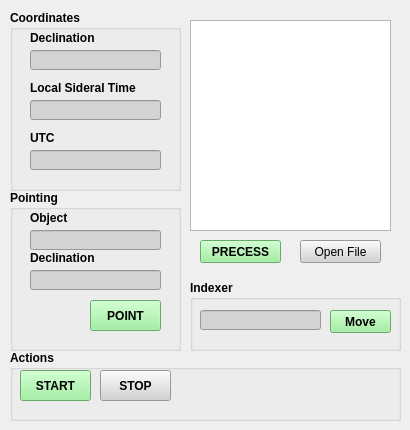
    <widget class="QWidget" name="tab_2">
     <attribute name="title">
      <string>DEC</string>
     </attribute>
     <widget class="QGroupBox" name="groupBox_6">
      <property name="geometry">
       <rect>
        <x>10</x>
        <y>190</y>
        <width>171</width>
        <height>161</height>
       </rect>
      </property>
      <property name="font">
       <font>
        <weight>75</weight>
        <bold>true</bold>
       </font>
      </property>
      <property name="title">
       <string>Pointing</string>
      </property>
      <widget class="QLineEdit" name="txtPointDEC">
       <property name="geometry">
        <rect>
         <x>20</x>
         <y>80</y>
         <width>131</width>
         <height>20</height>
        </rect>
       </property>
       <property name="font">
        <font>
         <family>Calibri Light</family>
         <pointsize>9</pointsize>
         <weight>75</weight>
         <bold>true</bold>
        </font>
       </property>
       <property name="styleSheet">
        <string notr="true">background-color: lightgrey</string>
       </property>
       <property name="alignment">
        <set>Qt::AlignCenter</set>
       </property>
      </widget>
      <widget class="QLabel" name="label_9">
       <property name="geometry">
        <rect>
         <x>20</x>
         <y>60</y>
         <width>121</width>
         <height>16</height>
        </rect>
       </property>
       <property name="text">
        <string>Declination</string>
       </property>
      </widget>
      <widget class="QLabel" name="label_11">
       <property name="geometry">
        <rect>
         <x>20</x>
         <y>20</y>
         <width>121</width>
         <height>16</height>
        </rect>
       </property>
       <property name="text">
        <string>Object</string>
       </property>
      </widget>
      <widget class="QLineEdit" name="txtPointOBJ_2">
       <property name="geometry">
        <rect>
         <x>20</x>
         <y>40</y>
         <width>131</width>
         <height>20</height>
        </rect>
       </property>
       <property name="font">
        <font>
         <family>Calibri Light</family>
         <pointsize>9</pointsize>
         <weight>75</weight>
         <bold>true</bold>
        </font>
       </property>
       <property name="styleSheet">
        <string notr="true">background-color: lightgrey</string>
       </property>
       <property name="alignment">
        <set>Qt::AlignCenter</set>
       </property>
      </widget>
      <widget class="QPushButton" name="btnPoint_2">
       <property name="geometry">
        <rect>
         <x>80</x>
         <y>110</y>
         <width>71</width>
         <height>31</height>
        </rect>
       </property>
       <property name="font">
        <font>
         <weight>75</weight>
         <bold>true</bold>
        </font>
       </property>
       <property name="styleSheet">
        <string notr="true">background-color: lightgreen</string>
       </property>
       <property name="text">
        <string>POINT</string>
       </property>
       <property name="icon">
        <iconset>
         <normaloff>:/icons/target.png</normaloff>:/icons/target.png</iconset>
       </property>
       <property name="iconSize">
        <size>
         <width>18</width>
         <height>18</height>
        </size>
       </property>
      </widget>
     </widget>
     <widget class="QGroupBox" name="groupBox_7">
      <property name="geometry">
       <rect>
        <x>10</x>
        <y>10</y>
        <width>171</width>
        <height>181</height>
       </rect>
      </property>
      <property name="font">
       <font>
        <weight>75</weight>
        <bold>true</bold>
       </font>
      </property>
      <property name="title">
       <string>Coordinates</string>
      </property>
      <widget class="QLabel" name="label_3">
       <property name="geometry">
        <rect>
         <x>20</x>
         <y>20</y>
         <width>121</width>
         <height>16</height>
        </rect>
       </property>
       <property name="text">
        <string>Declination</string>
       </property>
      </widget>
      <widget class="QLineEdit" name="txtCoordDec">
       <property name="geometry">
        <rect>
         <x>20</x>
         <y>40</y>
         <width>131</width>
         <height>20</height>
        </rect>
       </property>
       <property name="font">
        <font>
         <family>Calibri Light</family>
         <pointsize>9</pointsize>
         <weight>75</weight>
         <bold>true</bold>
        </font>
       </property>
       <property name="styleSheet">
        <string notr="true">background-color: lightgrey</string>
       </property>
       <property name="alignment">
        <set>Qt::AlignCenter</set>
       </property>
      </widget>
      <widget class="QLineEdit" name="txtCoordLST_2">
       <property name="geometry">
        <rect>
         <x>20</x>
         <y>90</y>
         <width>131</width>
         <height>20</height>
        </rect>
       </property>
       <property name="font">
        <font>
         <family>Calibri Light</family>
         <pointsize>9</pointsize>
         <weight>75</weight>
         <bold>true</bold>
        </font>
       </property>
       <property name="styleSheet">
        <string notr="true">background-color: lightgrey</string>
       </property>
       <property name="alignment">
        <set>Qt::AlignCenter</set>
       </property>
      </widget>
      <widget class="QLabel" name="label_6">
       <property name="geometry">
        <rect>
         <x>20</x>
         <y>70</y>
         <width>111</width>
         <height>16</height>
        </rect>
       </property>
       <property name="text">
        <string>Local Sideral Time</string>
       </property>
      </widget>
      <widget class="QLineEdit" name="txtCoordUTC_2">
       <property name="geometry">
        <rect>
         <x>20</x>
         <y>140</y>
         <width>131</width>
         <height>20</height>
        </rect>
       </property>
       <property name="font">
        <font>
         <family>Calibri Light</family>
         <pointsize>9</pointsize>
         <weight>75</weight>
         <bold>true</bold>
        </font>
       </property>
       <property name="styleSheet">
        <string notr="true">background-color: lightgrey</string>
       </property>
       <property name="alignment">
        <set>Qt::AlignCenter</set>
       </property>
      </widget>
      <widget class="QLabel" name="label_7">
       <property name="geometry">
        <rect>
         <x>20</x>
         <y>120</y>
         <width>81</width>
         <height>16</height>
        </rect>
       </property>
       <property name="text">
        <string>UTC</string>
       </property>
      </widget>
     </widget>
     <widget class="QGroupBox" name="groupBox_8">
      <property name="geometry">
       <rect>
        <x>10</x>
        <y>350</y>
        <width>391</width>
        <height>71</height>
       </rect>
      </property>
      <property name="font">
       <font>
        <weight>75</weight>
        <bold>true</bold>
       </font>
      </property>
      <property name="title">
       <string>Actions</string>
      </property>
      <widget class="QPushButton" name="btnStop_2">
       <property name="geometry">
        <rect>
         <x>90</x>
         <y>20</y>
         <width>71</width>
         <height>31</height>
        </rect>
       </property>
       <property name="font">
        <font>
         <weight>75</weight>
         <bold>true</bold>
        </font>
       </property>
       <property name="styleSheet">
        <string notr="true">background-color: lightgrey</string>
       </property>
       <property name="text">
        <string>STOP</string>
       </property>
      </widget>
      <widget class="QPushButton" name="btnStartDEC">
       <property name="geometry">
        <rect>
         <x>10</x>
         <y>20</y>
         <width>71</width>
         <height>31</height>
        </rect>
       </property>
       <property name="font">
        <font>
         <weight>75</weight>
         <bold>true</bold>
        </font>
       </property>
       <property name="styleSheet">
        <string notr="true">background-color: lightgreen</string>
       </property>
       <property name="text">
        <string>START</string>
       </property>
       <property name="icon">
        <iconset>
         <normaloff>:/icons/target.png</normaloff>:/icons/target.png</iconset>
       </property>
       <property name="iconSize">
        <size>
         <width>18</width>
         <height>18</height>
        </size>
       </property>
      </widget>
     </widget>
     <widget class="QPushButton" name="btnOpenBSCfile_2">
      <property name="geometry">
       <rect>
        <x>300</x>
        <y>240</y>
        <width>81</width>
        <height>23</height>
       </rect>
      </property>
      <property name="styleSheet">
       <string notr="true">background-color: lightgrey</string>
      </property>
      <property name="text">
       <string>Open File</string>
      </property>
      <property name="icon">
       <iconset>
        <normaloff>:/icons/document.png</normaloff>:/icons/document.png</iconset>
      </property>
     </widget>
     <widget class="QListWidget" name="listWidget_2">
      <property name="geometry">
       <rect>
        <x>190</x>
        <y>20</y>
        <width>201</width>
        <height>211</height>
       </rect>
      </property>
      <property name="acceptDrops">
       <bool>true</bool>
      </property>
      <property name="horizontalScrollBarPolicy">
       <enum>Qt::ScrollBarAlwaysOff</enum>
      </property>
      <property name="dragEnabled">
       <bool>true</bool>
      </property>
      <property name="dragDropMode">
       <enum>QAbstractItemView::DragDrop</enum>
      </property>
      <property name="alternatingRowColors">
       <bool>true</bool>
      </property>
      <property name="selectionBehavior">
       <enum>QAbstractItemView::SelectRows</enum>
      </property>
     </widget>
     <widget class="QGroupBox" name="groupBox_9">
      <property name="geometry">
       <rect>
        <x>190</x>
        <y>280</y>
        <width>211</width>
        <height>71</height>
       </rect>
      </property>
      <property name="font">
       <font>
        <weight>75</weight>
        <bold>true</bold>
       </font>
      </property>
      <property name="title">
       <string>Indexer</string>
      </property>
      <widget class="QPushButton" name="btnMoveRel_2">
       <property name="geometry">
        <rect>
         <x>140</x>
         <y>30</y>
         <width>61</width>
         <height>23</height>
        </rect>
       </property>
       <property name="font">
        <font>
         <weight>75</weight>
         <bold>true</bold>
        </font>
       </property>
       <property name="styleSheet">
        <string notr="true">background-color: lightgreen</string>
       </property>
       <property name="text">
        <string>Move</string>
       </property>
      </widget>
      <widget class="QLineEdit" name="txtIndexer_2">
       <property name="geometry">
        <rect>
         <x>10</x>
         <y>30</y>
         <width>121</width>
         <height>20</height>
        </rect>
       </property>
       <property name="font">
        <font>
         <family>Calibri Light</family>
         <pointsize>9</pointsize>
         <weight>75</weight>
         <bold>true</bold>
        </font>
       </property>
       <property name="styleSheet">
        <string notr="true">background-color: lightgrey</string>
       </property>
       <property name="alignment">
        <set>Qt::AlignCenter</set>
       </property>
      </widget>
     </widget>
     <widget class="QPushButton" name="btnPrecess_2">
      <property name="geometry">
       <rect>
        <x>200</x>
        <y>240</y>
        <width>81</width>
        <height>23</height>
       </rect>
      </property>
      <property name="font">
       <font>
        <weight>75</weight>
        <bold>true</bold>
       </font>
      </property>
      <property name="autoFillBackground">
       <bool>false</bool>
      </property>
      <property name="styleSheet">
       <string notr="true">background-color: lightgreen</string>
      </property>
      <property name="text">
       <string>PRECESS</string>
      </property>
      <property name="icon">
       <iconset>
        <normaloff>:/icons/check-mark.png</normaloff>:/icons/check-mark.png</iconset>
      </property>
     </widget>
    </widget>
